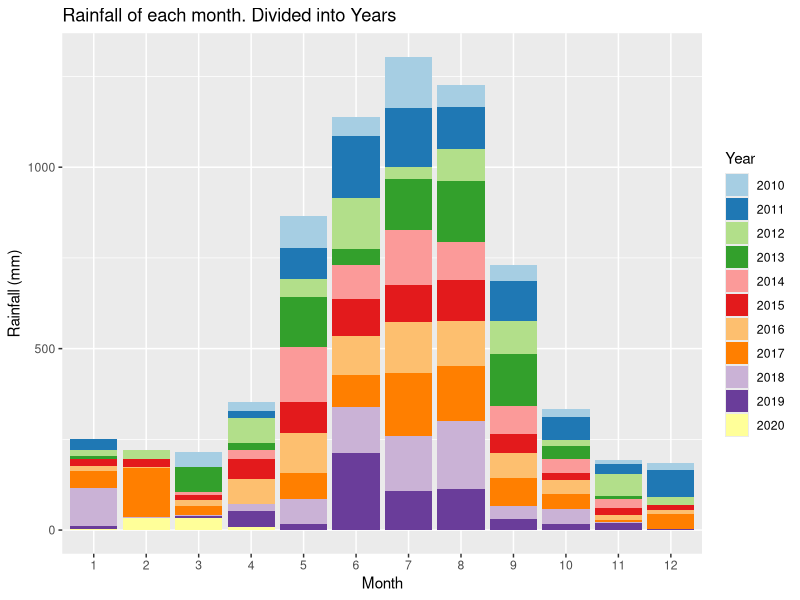
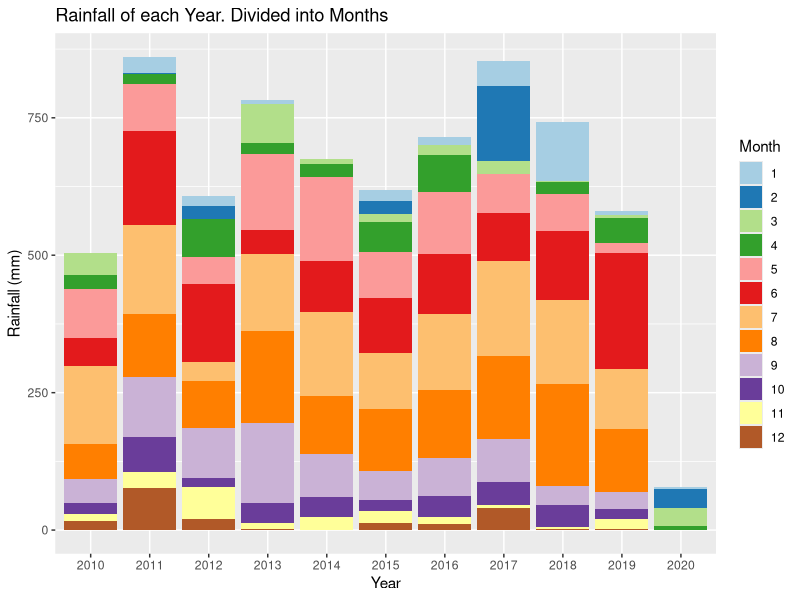
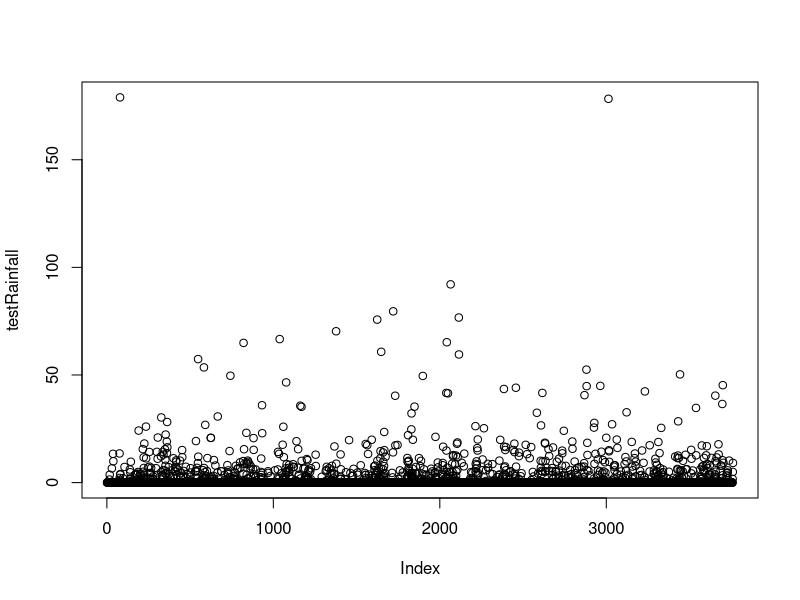
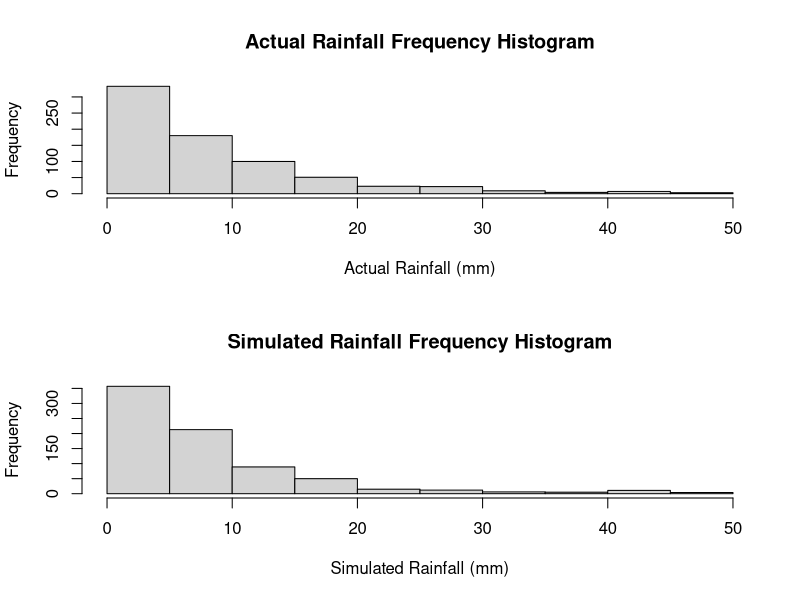
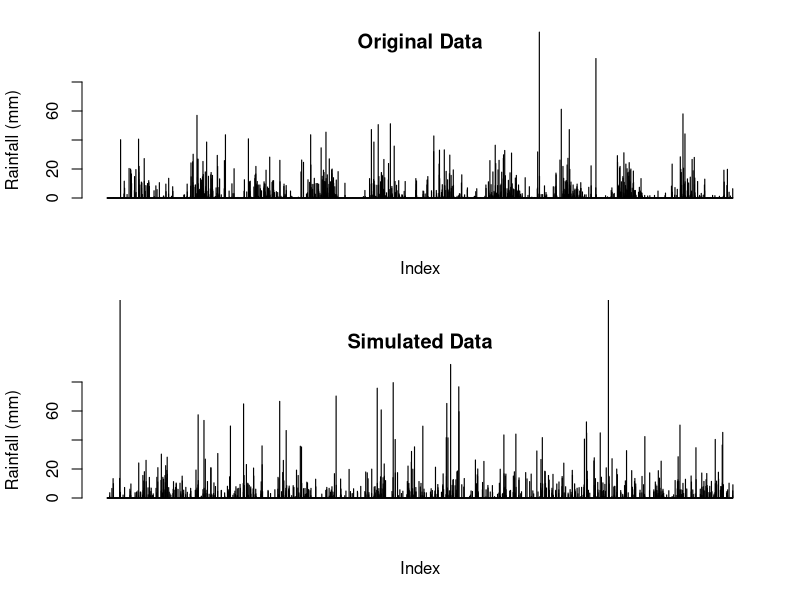
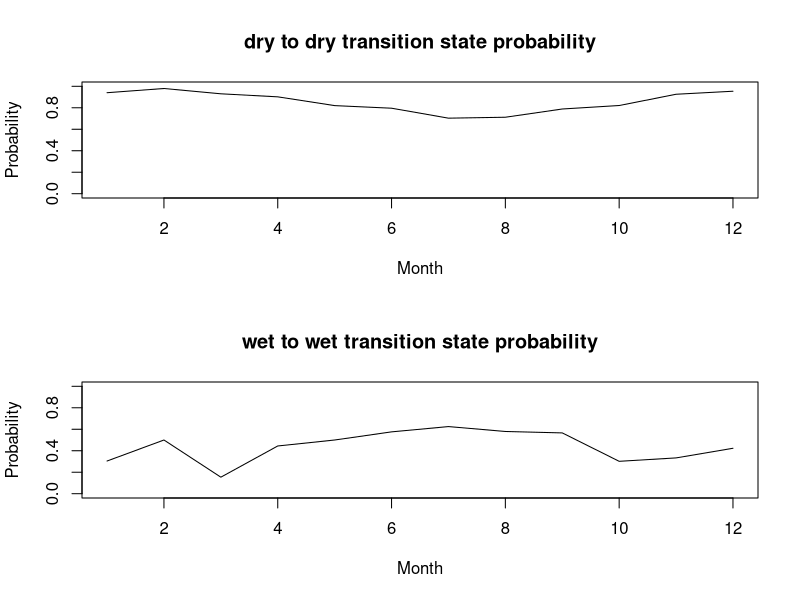
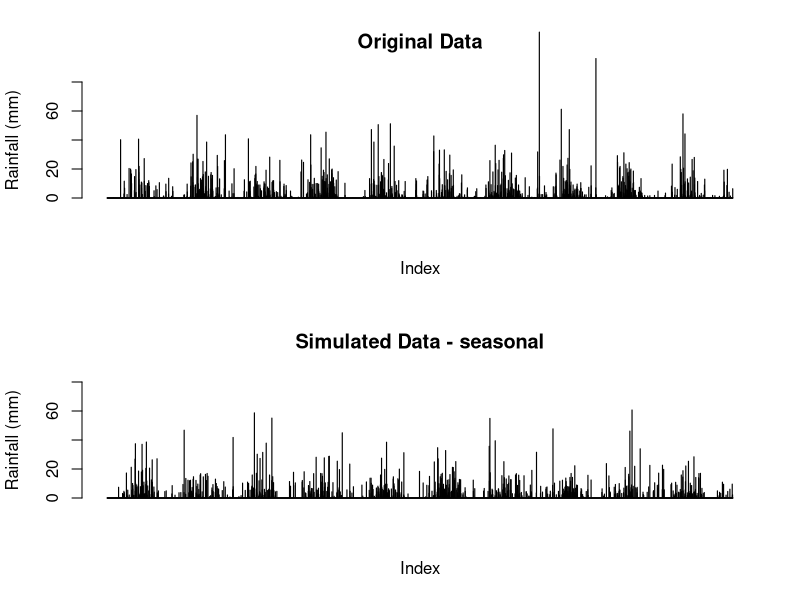
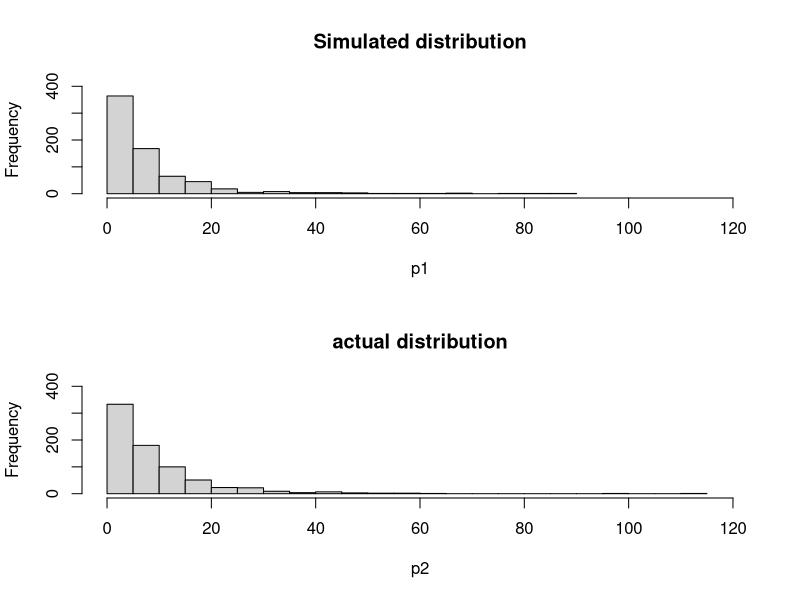

Reproduce these figures in R, in order. (Note: this script raises an error after producing the figures.)
## ---- chunk 1
knitr::opts_chunk$set(echo = TRUE)
## ---- chunk 2
data <-  read.csv("IDCJAC0009_009225_1800_Data.csv")
weather_data <- data
weather_data <- weather_data[which(is.na(weather_data$Rainfall.amount..millimetres.) == FALSE),]
## ---- chunk 3
range(weather_data$Year)
unique(weather_data$Bureau.of.Meteorology.station.number)
unique(weather_data$Product.code)
## ---- chunk 4
table(weather_data$Year, weather_data$Quality)
## ---- chunk 5
weather_data$date <- do.call(paste, c(weather_data[c("Day", "Month", "Year")], sep = "-"))
## ---- chunk 6
state <- function(x){
  stateList <- c()
  for(ii in 1:length(x)){
    if(x[ii] < 1){
      stateList <- c(stateList, "dry")
    }
    if(x[ii] >= 1){
      stateList <- c(stateList, "wet")
    }
  }
  return(stateList)
}
weather_data$state <- state(weather_data$Rainfall.amount..millimetres.)
## ---- chunk 7
transitionState <- function(x){
  transitionStateList <- c('') #can't find transition state of first observation
  for(i in 2:length(x)){
    if(x[i] == "dry"){
      if (x[i-1] == "dry"){
        transitionStateList <- c(transitionStateList, "DryToDry")
      }
      else {
        transitionStateList <- c(transitionStateList, "WetToDry")
      }
    }
    if(x[i] == "wet"){
      if (x[i-1] == "dry"){
        transitionStateList <- c(transitionStateList, "DryToWet")
      }
      else {
        transitionStateList <- c(transitionStateList, "WetToWet")
      }
    }
  }
  return(transitionStateList)
}
weather_data$transitionState <- transitionState(weather_data$state)
## ---- chunk 8
train_data <- subset(weather_data, Year >= 2010)
library(ggplot2)
library(RColorBrewer)
# some plots of rainfall data grouped by year and month

ggplot(train_data, aes(x = factor(Month), y = train_data$Rainfall.amount..millimetres., fill = factor(Year))) + 
  geom_bar(stat = "identity") + 
  scale_fill_brewer(palette = "Paired") + 
  xlab("Month")+
  ylab("Rainfall (mm)")+
  labs(fill = "Year")+
  ggtitle("Rainfall of each month. Divided into Years")

ggplot(train_data, aes(x = factor(Year), y = train_data$Rainfall.amount..millimetres., fill = factor(Month))) + 
  geom_bar(stat = "identity") + 
  scale_fill_brewer(palette = "Paired") + 
  xlab("Year")+
  ylab("Rainfall (mm)")+
  labs(fill = "Month")+
  ggtitle("Rainfall of each Year. Divided into Months")
## ---- chunk 9
table(train_data$Month, train_data$Year)
## ---- chunk 10
#Calculating transition state probabilities, in general (no respect to month/season)
weatherTable <- table(train_data$transitionState)

probWetToWet = weatherTable['WetToWet'] / (weatherTable['WetToWet'] + weatherTable['WetToDry'])
probWetToWet

probDryToDry = weatherTable['DryToDry'] / (weatherTable['DryToDry'] + weatherTable['DryToWet'])
probDryToDry
## ---- chunk 11
#Basic generator i hope - no seasonal variation

currentState = "dry" #can make this into a random choice later
                                              #choosing next state depending on probs calculated above
generateRainfallBasic <- function(genLength){
  rainAmountList <- c()
  for (i3 in 1:genLength){
    if (currentState == "dry"){
      if (runif(1) < probDryToDry){
        currentState = "dry"
      }
      else{
        currentState = "wet"
      }
    }
    else if (currentState == "wet"){
      if (runif(1) < probWetToWet){
        currentState = "wet"
      }
      else{
        currentState = "dry"
      }
    }
                                      #generating amount of rainfall if state is wet, else 0
    if (currentState == "wet"){
      rainAmount <- 5*exp(rnorm(1))
      rainAmountList <- c(rainAmountList, rainAmount)
    }
    else{
      rainAmountList <- c(rainAmountList, 0)
    }
  }
  return(rainAmountList)
}
## ---- chunk 12
#testing basic generator
testRainfall = generateRainfallBasic(3761)
plot(testRainfall)

par(mfrow=c(2,1))
hist(train_data$Rainfall.amount..millimetres.[train_data$Rainfall.amount..millimetres.>1 & train_data$Rainfall.amount..millimetres.<50], xlab = "Actual Rainfall (mm)", main = "Actual Rainfall Frequency Histogram")
hist(testRainfall[testRainfall > 1 & testRainfall <50], xlab = "Simulated Rainfall (mm)", main = "Simulated Rainfall Frequency Histogram")

par(mfrow=c(2,1))
barplot(train_data$Rainfall.amount..millimetres., ylim = c(0,80), main = "Original Data", ylab = "Rainfall (mm)", xlab = "Index")
barplot(testRainfall, ylim = c(0,80), main = "Simulated Data", ylab = "Rainfall (mm)", xlab = "Index")
## ---- chunk 13
#code to calculate transition probabilities for each month

transitonStatesMonthsFrame <- data.frame(list(rep(0, 12), list(rep(0, 12), list(rep(0, 12), list(rep(0, 12)))))) #initialising frame by creating 12x4 frame filled with zeroes
names(transitonStatesMonthsFrame) <- c('DryToDry', 'DryToWet', 'WetToDry', 'WetToWet') #name da columns

for (i4 in 1:dim(train_data)[1]){ #making dataframe with count of each transition state for each month
  tempTransitionState <- train_data[i4, 'transitionState']
  tempMonth <- train_data[i4, 'Month']
  transitonStatesMonthsFrame[tempMonth, tempTransitionState] <- transitonStatesMonthsFrame[tempMonth, tempTransitionState]+1
}
## ---- chunk 14
probTransitonStatesMonthsFrame<- transitonStatesMonthsFrame
for (i in 1:dim(transitonStatesMonthsFrame)[1]){ #calculating transition probs for each month in df
  
  probTransitonStatesMonthsFrame[i, 'DryToDry'] <- transitonStatesMonthsFrame[i, 'DryToDry'] / (transitonStatesMonthsFrame[i, 'DryToDry'] + transitonStatesMonthsFrame[i, 'DryToWet'])
  
  probTransitonStatesMonthsFrame[i, 'DryToWet'] <- transitonStatesMonthsFrame[i, 'DryToWet'] / (transitonStatesMonthsFrame[i, 'DryToDry'] + transitonStatesMonthsFrame[i, 'DryToWet'])
    
  probTransitonStatesMonthsFrame[i, 'WetToDry'] <- transitonStatesMonthsFrame[i, 'WetToDry'] / (transitonStatesMonthsFrame[i, 'WetToDry'] + transitonStatesMonthsFrame[i, 'WetToWet'])
    
  probTransitonStatesMonthsFrame[i, 'WetToWet'] <- transitonStatesMonthsFrame[i, 'WetToWet'] / (transitonStatesMonthsFrame[i, 'WetToDry'] + transitonStatesMonthsFrame[i, 'WetToWet'])
}
## ---- chunk 15
#showing how transition state probabilities vary for each month
plot(probTransitonStatesMonthsFrame$DryToDry, ylim = c(0,1), xlab = "Month", main = "dry to dry transition state probability", type = 'l', ylab = "Probability")
plot(probTransitonStatesMonthsFrame$WetToWet, ylim = c(0,1), xlab = "Month", main = "wet to wet transition state probability", type = 'l', ylab = "Probability")
## ---- chunk 16
#weather generator accounting  for seasonal variation of transition states or something i hope
#yes this is just a spicy version of basic generator it's mostly the same in fact if i forget to even do this it is the same

generateRainfallSeasonal <- function(input){
  currentState = "dry" #can make this into a random choice later
  rainAmountList <- c()
  for (i5 in 1:dim(input)[1]){
    if (currentState == "dry"){
      if (runif(1) < probTransitonStatesMonthsFrame[input[i5, 'Month'], 'DryToDry']){ #now inputs depending on the month of input
        currentState = "dry"
      }
      else{
        currentState = "wet"
      }
    }
    else if (currentState == "wet"){
      if (runif(1) < probTransitonStatesMonthsFrame[input[i5, 'Month'], 'WetToWet']){
        currentState = "wet"
      }
      else{
        currentState = "dry"
      }
    }
                                      #generating amount of rainfall if state is wet, else 0
    if (currentState == "wet"){
      rainAmount <- 5*exp(rnorm(1)) #now log-normal dist, 5 used because is close to mean of weather_data's / the mean of what exp(rnorm(1)) is by default
      rainAmountList <- c(rainAmountList, rainAmount)
    }
    else{
      rainAmountList <- c(rainAmountList, 0)
    }
  }
  return(rainAmountList)
}

## ---- chunk 17
#testing code for seasonal generator
inputSeasonalRainfall <- dplyr::select(train_data, 'Year', 'Month', 'Day') #using existing train data's dates to input to function, instead of putting in just how many to generate

testSeasonalRainfall = generateRainfallSeasonal(inputSeasonalRainfall)
## ---- chunk 18
par(mfrow=c(2,1))
barplot(train_data$Rainfall.amount..millimetres., ylim = c(0,80), main = "Original Data", ylab = "Rainfall (mm)", xlab = "Index")
barplot(testSeasonalRainfall, ylim = c(0,80), main = "Simulated Data - seasonal", ylab = "Rainfall (mm)", xlab = "Index")
## ---- chunk 19
#comparing log-normal against actual data, veeerryyyy close fit, will use log-normal for rainfall sim
p1 <- 5*exp(rnorm(732))
p1 <- p1[p1>1]
hist(p1, breaks = 30, xlim = c(0,120), ylim = c(0,400), main = "Simulated distribution")

p2 <- train_data$Rainfall.amount..millimetres.[train_data$Rainfall.amount..millimetres.>1]
hist(p2, breaks = 30, xlim = c(0,120), ylim = c(0,400), main = "actual distribution")

## ---- chunk 20
set.seed(100345)

sampID <- sample.int(nrow(train_data), size = 0.5*nrow(train_data), replace = FALSE)
train_data <- train_data[sampID,] # 50% of data for training
test_data <- train_data[-sampID,] # 50% for testing
## ---- chunk 21
#code to calculate transition probabilities for each month (copied from earlier)

transitonStatesMonthsFrame <- data.frame(list(rep(0, 12), list(rep(0, 12), list(rep(0, 12), list(rep(0, 12)))))) #initialising frame by creating 12x4 frame filled with zeroes
names(transitonStatesMonthsFrame) <- c('DryToDry', 'DryToWet', 'WetToDry', 'WetToWet') #name da columns

for (i4 in 1:dim(train_data)[1]){ #making dataframe with count of each transition state for each month
  tempTransitionState <- train_data[i4, 'transitionState']
  tempMonth <- train_data[i4, 'Month']
  transitonStatesMonthsFrame[tempMonth, tempTransitionState] <- transitonStatesMonthsFrame[tempMonth, tempTransitionState]+1
}
## ---- chunk 22
#also copied from earlier
probTransitonStatesMonthsFrame<- transitonStatesMonthsFrame
for (i in 1:dim(transitonStatesMonthsFrame)[1]){ #calculating transition probs for each month in df
  
  probTransitonStatesMonthsFrame[i, 'DryToDry'] <- transitonStatesMonthsFrame[i, 'DryToDry'] / (transitonStatesMonthsFrame[i, 'DryToDry'] + transitonStatesMonthsFrame[i, 'DryToWet'])
  
  probTransitonStatesMonthsFrame[i, 'DryToWet'] <- transitonStatesMonthsFrame[i, 'DryToWet'] / (transitonStatesMonthsFrame[i, 'DryToDry'] + transitonStatesMonthsFrame[i, 'DryToWet'])
    
  probTransitonStatesMonthsFrame[i, 'WetToDry'] <- transitonStatesMonthsFrame[i, 'WetToDry'] / (transitonStatesMonthsFrame[i, 'WetToDry'] + transitonStatesMonthsFrame[i, 'WetToWet'])
    
  probTransitonStatesMonthsFrame[i, 'WetToWet'] <- transitonStatesMonthsFrame[i, 'WetToWet'] / (transitonStatesMonthsFrame[i, 'WetToDry'] + transitonStatesMonthsFrame[i, 'WetToWet'])
}
## ---- chunk 23
#generate test data
testSeasonalRainfall50 = generateRainfallSeasonal(train_data)
## ---- chunk 24
par(mfrow = c(2, 1))

barplot(testSeasonalRainfall50, ylab = "Rainfall (mm)", xlab = "index", main = "Simulated data")
barplot(test_data$Rainfall.amount..millimetres., ylab = "Rainfall (mm)", xlab  = "index", main = "Actual data")
## ---- chunk 25
train_data <- subset(weather_data, Year >= 2010)
train10_data <- subset(weather_data, Year >= 2009 & Year < 2019)
data_2019 <- subset(weather_data, Year == 2019)
## ---- chunk 26
#code to calculate transition probabilities for each month (copied from earlier)

transitonStatesMonthsFrame <- data.frame(list(rep(0, 12), list(rep(0, 12), list(rep(0, 12), list(rep(0, 12)))))) #initialising frame by creating 12x4 frame filled with zeroes
names(transitonStatesMonthsFrame) <- c('DryToDry', 'DryToWet', 'WetToDry', 'WetToWet') #name da columns

for (i4 in 1:dim(train10_data)[1]){ #making dataframe with count of each transition state for each month
  tempTransitionState <- train10_data[i4, 'transitionState']
  tempMonth <- train10_data[i4, 'Month']
  transitonStatesMonthsFrame[tempMonth, tempTransitionState] <- transitonStatesMonthsFrame[tempMonth, tempTransitionState]+1
}
## ---- chunk 27
#also copied from earlier
probTransitonStatesMonthsFrame<- transitonStatesMonthsFrame
for (i in 1:dim(transitonStatesMonthsFrame)[1]){ #calculating transition probs for each month in df
  
  probTransitonStatesMonthsFrame[i, 'DryToDry'] <- transitonStatesMonthsFrame[i, 'DryToDry'] / (transitonStatesMonthsFrame[i, 'DryToDry'] + transitonStatesMonthsFrame[i, 'DryToWet'])
  
  probTransitonStatesMonthsFrame[i, 'DryToWet'] <- transitonStatesMonthsFrame[i, 'DryToWet'] / (transitonStatesMonthsFrame[i, 'DryToDry'] + transitonStatesMonthsFrame[i, 'DryToWet'])
    
  probTransitonStatesMonthsFrame[i, 'WetToDry'] <- transitonStatesMonthsFrame[i, 'WetToDry'] / (transitonStatesMonthsFrame[i, 'WetToDry'] + transitonStatesMonthsFrame[i, 'WetToWet'])
    
  probTransitonStatesMonthsFrame[i, 'WetToWet'] <- transitonStatesMonthsFrame[i, 'WetToWet'] / (transitonStatesMonthsFrame[i, 'WetToDry'] + transitonStatesMonthsFrame[i, 'WetToWet'])
}
## ---- chunk 28
# using month probabilites generate one years worth of data 
monthList <- subset(weather_data, Year == 2011) # a year that isn't a leap year to get the month list, as generation algorithm only requires months
monthList <- monthList['Month']
testSeasonalRainfall10 <- generateRainfallSeasonal(monthList)
## ---- chunk 29
#compare generated year against 2019
par(mfrow = c(2,1))
barplot(testSeasonalRainfall10, xlab = "Index", ylab = "Rainfall (mm)", main = "Simulated Rainfall")
barplot(data_2019$Rainfall.amount..millimetres., xlab = "Index", ylab = "Rainfall (mm)", main = "2019 Rainfall")


# check other years for comparison
par(mfrow = c(3,2))
barplot(testSeasonalRainfall10, xlab = "Index", ylab = "Rainfall (mm)", main = "Simulated Rainfall")
year <- subset(weather_data, Year == 2015)
barplot(year$Rainfall.amount..millimetres., xlab = "Index", ylab = "Rainfall (mm)", main = "2015 Rainfall")
year <- subset(weather_data, Year == 2008)
barplot(year$Rainfall.amount..millimetres., xlab = "Index", ylab = "Rainfall (mm)", main = "2008 Rainfall")
year <- subset(weather_data, Year == 2017)
barplot(year$Rainfall.amount..millimetres., xlab = "Index", ylab = "Rainfall (mm)", main = "2017 Rainfall")
year <- subset(weather_data, Year == 2007)
barplot(year$Rainfall.amount..millimetres., xlab = "Index", ylab = "Rainfall (mm)", main = "2007 Rainfall")
year <- subset(weather_data, Year == 2013)
barplot(year$Rainfall.amount..millimetres., xlab = "Index", ylab = "Rainfall (mm)", main = "2013 Rainfall")
rm(year)
## ---- chunk 30
temp <- subset(weather_data, weather_data$state == "wet")
mean(temp$Rainfall.amount..millimetres.)
rm(temp)
## ---- chunk 31
# create graph of difference in rainfall for years, weeks, months, years to see if there are any potnetial patters.

# create a list of the weekly rainfall
RainfallWeekly <- data.frame("Rainfall (mm)", "Week")
colnames(RainfallWeekly) <- c("Rainfall (mm)", "Week")
RainfallWeekly$`Rainfall (mm)` <- as.numeric(RainfallWeekly$`Rainfall (mm)`)
RainfallWeekly$Week <- as.numeric(RainfallWeekly$Week)
week = 1
weekRain = 0
for(ii in c(1: nrow(weather_data))){
  weekRain = weekRain + weather_data[ii, 6] # rainfall amount for that row
  
  if(ii%%7 == 0){ # every 7th row
    RainfallWeekly[(ii/7), 1] <- weekRain # 1 row of RainfallWeekly created every 7 rows (1 weeks) - inserting rainfall total for that week
    RainfallWeekly[(ii/7), 2] <- week
    week = week + 1
    weekRain = 0 # clear total rainfall to prepare for next week
  }
}
## ---- chunk 32
RainfallWeeklyDiff <- data.frame(c(1:(nrow(RainfallWeekly)-1)), c(1:(nrow(RainfallWeekly)-1))) # data frame with two columns, one less row than RainfallWeekly
colnames(RainfallWeeklyDiff) <- c("Rainfall diff (mm)", "Week")
RainfallWeeklyDiff$`Rainfall diff (mm)` <- diff(RainfallWeekly$`Rainfall (mm)`) # change in weeks
## ---- chunk 33
# plot first 700 weeks first against the difference in rainfall, and then the rainfall per week
par(mfrow = c(4,1))
plot(RainfallWeeklyDiff[c(1:350), 2], RainfallWeeklyDiff[c(1:350), 1], xlab = "week", ylab = "change in rainfall (mm)", cex = 2, type = "b")
plot(RainfallWeekly[c(1:350), 2], RainfallWeekly[c(1:350), 1], xlab = "week", ylab = "rainfall (mm)", type = "l")
plot(RainfallWeeklyDiff[c(351:700), 2], RainfallWeeklyDiff[c(351:700), 1], xlab = "week", ylab = "change in rainfall (mm)", cex = 2, type = "b")
plot(RainfallWeekly[c(351:700), 2], RainfallWeekly[c(351:700), 1], xlab = "week", ylab = "rainfall (mm)", type = "l")

## ---- chunk 34
# plot second 700 weeks first against the difference in rainfall, and then the rainfall per week
par(mfrow = c(4,1))
plot(RainfallWeeklyDiff[c(701:1050), 2], RainfallWeeklyDiff[c(701:1050), 1], xlab = "week", ylab = "change in rainfall (mm)", cex = 2, type = "b")
plot(RainfallWeekly[c(701:1050), 2], RainfallWeekly[c(701:1050), 1], xlab = "week", ylab = "rainfall (mm)", type = "l")
plot(RainfallWeeklyDiff[c(1051:1414), 2], RainfallWeeklyDiff[c(1051:1414), 1], xlab = "week", ylab = "change in rainfall (mm)", cex = 2, type = "b")
plot(RainfallWeekly[c(1051:1414), 2], RainfallWeekly[c(1051:1414), 1], xlab = "week", ylab = "rainfall (mm)", type = "l")
## ---- chunk 35
rainSort_2019 <- data_2019$Rainfall.amount..millimetres.
# qqplot before removing 'dry' days
qqnorm(rainSort_2019, pch = 1, frame = F, main = "Normal Q-Q Plot of Rainfall 2019 (including dry days)")
qqline(rainSort_2019, col = "red", lwd = 2)
rainSort_2019 <- rainSort_2019[which(rainSort_2019 != 0)]
# qqplot after removing 'dry' days
qqnorm(rainSort_2019, pch = 1, frame = F, main = "Normal Q-Q Plot of Rainfall 2019 (excluding dry days)")
qqline(rainSort_2019, col = "red", lwd = 2)
hist(rainSort_2019, breaks = 50)
# data is not normally distributed
rm(rainSort_2019)
## ---- chunk 36
length(rain2019$Rainfall.amount..millimetres.)
length(testSeasonalRainfall10)
## ---- chunk 37
table(rain2019$Month)
# missing a day from October and December
table(rain2019$Day)
# one month is missing a day 5, and another is missing a day 19 (both 11 when should be 12)
temp <- subset(rain2019, Day == 5)
temp$Month # 5th of October missing

temp <- subset(rain2019, Day == 19)
temp$Month # 19th of December missing
rm(temp)
## ---- chunk 38
# to perform Wilcoxon Signed Rank test, remove those dates from testSeasonalRainfall10
# 2019 is a non leap year

which(rain2019$date == "4-10-2019") # find what row the day before 5-10-2019 is
# thereforer 5-10-2019 would be row 278 (277+1)
which(rain2019$date == "18-12-2019") # find what row the day before 5-10-2019 is
# thereforer 5-10-2019 would be row 353 (351+2). Add two as both 5th october and 19th december are missing

simRainfall2019 <- testSeasonalRainfall10[-c(278, 353)] # remove day 278 and day 353 data drom testSeasonalRainfall10
## ---- chunk 39
# test of testSeasonalRainfall10 against 2019 rainfall (testSeasonalRainfall10 was simulation of 2019 rainfall)
rain2019 <- subset(weather_data, Year == 2019)
wilcox.test(simRainfall2019, rain2019$Rainfall.amount..millimetres., paired = T, alternative = "t")


# as the p-value = 0.9695, it can be concluded that there is no significant diference between the simulated 2019 data and the actual 2019 data. This means that the data is not consistently too high or too low. 
# While the simulation may not be an accurate prediction of 2019 (as seen in the barplots), the simulation was also not logically flawed, as there is not a significant difference between the median of the simulation and the median of the actual
## ---- chunk 40
median(simRainfall2019)
median(rain2019$Rainfall.amount..millimetres.)

# given the number of dry days, it makes sense that the median's would be very similar in the Wilcoxon Signed Rank test
rm(simRainfall2019)
